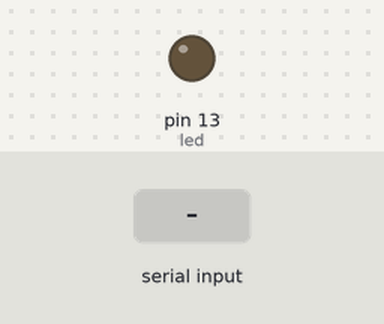
Bench run of a sketch on a simulated Arduino Uno, built with avr-gcc and run on an emulated ATmega328P. Parts: output pins drawn as LEDs (lit = HIGH). Inputs (shaded band) come from the test bench. Random numbers use the default seed unless the sketch sets one.

Above: at 1.2 s.
1.3 s: "h" received over Serial
At 1.7 s:
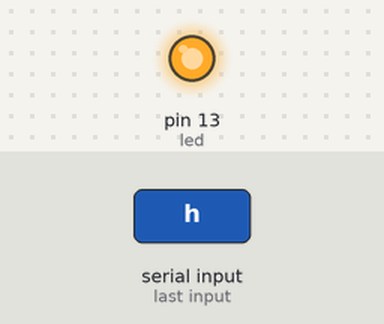
2.8 s: "m" received over Serial
At 4.1 s:
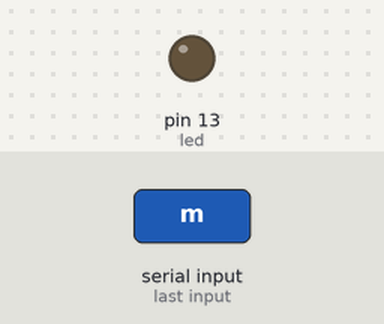
Timing chart, 0 to 5.8 s (numbered marks = the images above; inputs shaded):
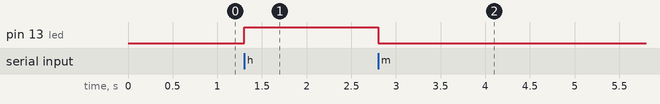

The sketch:

sketch_apr19a.ino
```cpp
int led = 13;
void setup() {
  // put your setup code here, to run once:
  Serial.begin(9600);
  pinMode(led, OUTPUT);

}

void loop() {
  // put your main code here, to run repeatedly:
  if(Serial.available()){
    char data = Serial.read();
    if(data=='s'){
      Serial.print(random(1,50));
    }else if(data=='m'){
      digitalWrite(led, LOW);
    }else if(data=='h'){
      digitalWrite(led, HIGH);
    }
  }
}
```

Measured:
- after the input at 1.3 s, pin 13 (led): LOW → HIGH at once
- after the input at 2.8 s, pin 13 (led): HIGH → LOW at once
